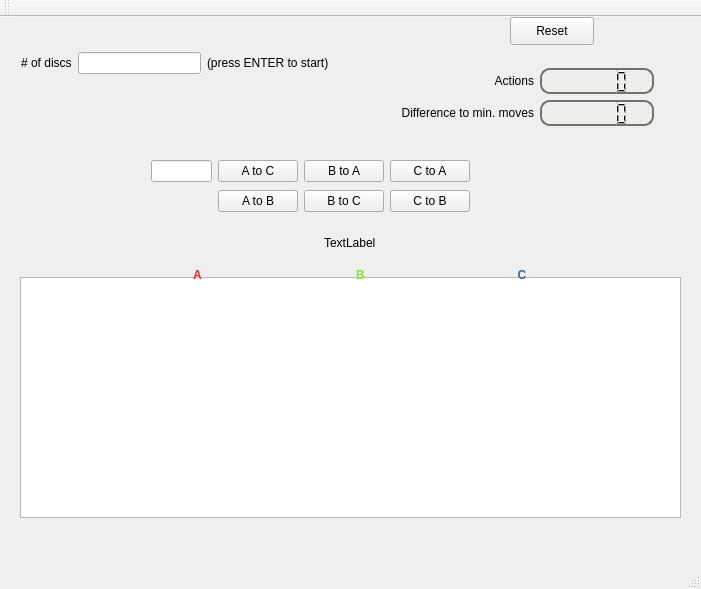
<?xml version="1.0" encoding="UTF-8"?>
<ui version="4.0">
 <class>MainWindow</class>
 <widget class="QMainWindow" name="MainWindow">
  <property name="geometry">
   <rect>
    <x>0</x>
    <y>0</y>
    <width>701</width>
    <height>589</height>
   </rect>
  </property>
  <property name="maximumSize">
   <size>
    <width>701</width>
    <height>16777215</height>
   </size>
  </property>
  <property name="windowTitle">
   <string>MainWindow</string>
  </property>
  <widget class="QWidget" name="centralWidget">
   <widget class="QGraphicsView" name="graphicsView">
    <property name="geometry">
     <rect>
      <x>20</x>
      <y>260</y>
      <width>661</width>
      <height>241</height>
     </rect>
    </property>
   </widget>
   <widget class="QWidget" name="gridLayoutWidget">
    <property name="geometry">
     <rect>
      <x>10</x>
      <y>10</y>
      <width>330</width>
      <height>72</height>
     </rect>
    </property>
    <layout class="QGridLayout" name="gridLayout">
     <item row="0" column="2">
      <widget class="QLineEdit" name="diskLineEdit"/>
     </item>
     <item row="0" column="1">
      <widget class="QLabel" name="label">
       <property name="text">
        <string>&lt;html&gt;&lt;head/&gt;&lt;body&gt;&lt;p&gt;# of discs&lt;/p&gt;&lt;/body&gt;&lt;/html&gt;</string>
       </property>
      </widget>
     </item>
     <item row="0" column="3">
      <widget class="QLabel" name="label_2">
       <property name="text">
        <string>(press ENTER to start)</string>
       </property>
      </widget>
     </item>
    </layout>
   </widget>
   <widget class="QWidget" name="horizontalLayoutWidget">
    <property name="geometry">
     <rect>
      <x>40</x>
      <y>210</y>
      <width>621</width>
      <height>31</height>
     </rect>
    </property>
    <layout class="QHBoxLayout" name="horizontalLayout_2">
     <item alignment="Qt::AlignHCenter">
      <widget class="QLabel" name="statusLabel_2">
       <property name="text">
        <string>TextLabel</string>
       </property>
      </widget>
     </item>
    </layout>
   </widget>
   <widget class="QPushButton" name="resetPushButton">
    <property name="geometry">
     <rect>
      <x>510</x>
      <y>0</y>
      <width>84</width>
      <height>28</height>
     </rect>
    </property>
    <property name="text">
     <string>Reset</string>
    </property>
   </widget>
   <widget class="QWidget" name="gridLayoutWidget_2">
    <property name="geometry">
     <rect>
      <x>140</x>
      <y>130</y>
      <width>341</width>
      <height>80</height>
     </rect>
    </property>
    <layout class="QGridLayout" name="gridLayout_2">
     <item row="0" column="2">
      <widget class="QPushButton" name="bToAPushButton">
       <property name="text">
        <string>B to A</string>
       </property>
      </widget>
     </item>
     <item row="1" column="2">
      <widget class="QPushButton" name="bToCPushButton">
       <property name="text">
        <string>B to C</string>
       </property>
      </widget>
     </item>
     <item row="0" column="1">
      <widget class="QPushButton" name="aToCPushButton">
       <property name="text">
        <string>A to C</string>
       </property>
      </widget>
     </item>
     <item row="1" column="1">
      <widget class="QPushButton" name="aToBPushButton">
       <property name="text">
        <string>A to B</string>
       </property>
      </widget>
     </item>
     <item row="0" column="3">
      <widget class="QPushButton" name="cToAPushButton">
       <property name="text">
        <string>C to A</string>
       </property>
      </widget>
     </item>
     <item row="1" column="3">
      <widget class="QPushButton" name="cToBPushButton">
       <property name="text">
        <string>C to B</string>
       </property>
      </widget>
     </item>
     <item row="0" column="0">
      <widget class="QLineEdit" name="moveLineEdit"/>
     </item>
    </layout>
   </widget>
   <widget class="QWidget" name="gridLayoutWidget_3">
    <property name="geometry">
     <rect>
      <x>390</x>
      <y>40</y>
      <width>275</width>
      <height>80</height>
     </rect>
    </property>
    <layout class="QGridLayout" name="gridLayout_3">
     <item row="2" column="1">
      <widget class="QLCDNumber" name="distanceCountLcdNumber">
       <property name="styleSheet">
        <string notr="true">background-color: rgb(238, 238, 236);
border: 2px solid rgb(113, 113, 113);
border-width: 2px;
border-radius: 10px;
color: rgb(0, 0, 0);</string>
       </property>
      </widget>
     </item>
     <item row="1" column="0">
      <widget class="QLabel" name="label_3">
       <property name="text">
        <string>&lt;html&gt;&lt;head/&gt;&lt;body&gt;&lt;p align=&quot;right&quot;&gt;Actions&lt;/p&gt;&lt;/body&gt;&lt;/html&gt;</string>
       </property>
      </widget>
     </item>
     <item row="2" column="0">
      <widget class="QLabel" name="label_4">
       <property name="text">
        <string>&lt;html&gt;&lt;head/&gt;&lt;body&gt;&lt;p align=&quot;right&quot;&gt;Difference to min. moves&lt;/p&gt;&lt;/body&gt;&lt;/html&gt;</string>
       </property>
      </widget>
     </item>
     <item row="1" column="1">
      <widget class="QLCDNumber" name="moveCountLcdNumber">
       <property name="styleSheet">
        <string notr="true">background-color: rgb(238, 238, 236);
border: 2px solid rgb(113, 113, 113);
border-width: 2px;
border-radius: 10px;
color: rgb(0, 0, 0);</string>
       </property>
      </widget>
     </item>
    </layout>
   </widget>
   <widget class="QWidget" name="gridLayoutWidget_4">
    <property name="geometry">
     <rect>
      <x>110</x>
      <y>240</y>
      <width>501</width>
      <height>65</height>
     </rect>
    </property>
    <layout class="QGridLayout" name="gridLayout_5">
     <item row="0" column="0" alignment="Qt::AlignTop">
      <widget class="QLabel" name="aLabel">
       <property name="styleSheet">
        <string notr="true"/>
       </property>
       <property name="text">
        <string>&lt;html&gt;&lt;head/&gt;&lt;body&gt;&lt;p align=&quot;center&quot;&gt;&lt;span style=&quot; font-weight:600; color:#ef2929;&quot;&gt;A &lt;/span&gt;&lt;/p&gt;&lt;/body&gt;&lt;/html&gt;</string>
       </property>
      </widget>
     </item>
     <item row="0" column="1" alignment="Qt::AlignTop">
      <widget class="QLabel" name="bLabel">
       <property name="text">
        <string>&lt;html&gt;&lt;head/&gt;&lt;body&gt;&lt;p align=&quot;center&quot;&gt;&lt;span style=&quot; font-weight:600; color:#8ae234;&quot;&gt;B&lt;/span&gt;&lt;/p&gt;&lt;/body&gt;&lt;/html&gt;</string>
       </property>
      </widget>
     </item>
     <item row="0" column="3">
      <widget class="QLabel" name="cLabel">
       <property name="text">
        <string>&lt;html&gt;&lt;head/&gt;&lt;body&gt;&lt;p align=&quot;center&quot;&gt;&lt;span style=&quot; font-weight:600; color:#3465a4;&quot;&gt;C&lt;/span&gt;&lt;/p&gt;&lt;p align=&quot;center&quot;&gt;&lt;br/&gt;&lt;/p&gt;&lt;/body&gt;&lt;/html&gt;</string>
       </property>
      </widget>
     </item>
    </layout>
   </widget>
  </widget>
  <widget class="QMenuBar" name="menuBar">
   <property name="geometry">
    <rect>
     <x>0</x>
     <y>0</y>
     <width>701</width>
     <height>22</height>
    </rect>
   </property>
  </widget>
  <widget class="QToolBar" name="mainToolBar">
   <attribute name="toolBarArea">
    <enum>TopToolBarArea</enum>
   </attribute>
   <attribute name="toolBarBreak">
    <bool>false</bool>
   </attribute>
  </widget>
  <widget class="QStatusBar" name="statusBar"/>
 </widget>
 <layoutdefault spacing="6" margin="11"/>
 <resources/>
 <connections/>
</ui>
